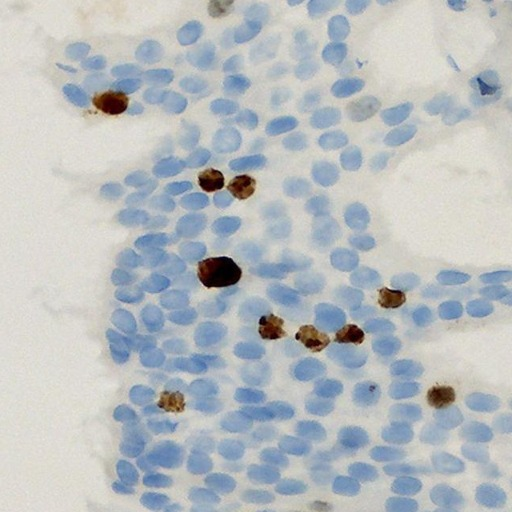
#> input picture app/desktop/assets/sample_field.jpg, 512 x 512 px
$ python -i dedup.py   (imports and definitions only)
#> lines starting #> are read from the running program, lines starting #| are printed output that depends on the picture
"""Simple field de-duplication: skip a new dwell frame that overlaps a counted one by > 50%.

Phase correlation on small grey thumbnails gives candidate translations between two
frames (zero-padded, so large shifts do not wrap); each candidate is checked by normalised
cross-correlation (NCC) over the overlapping area and the best one wins. With the frame
size the shift gives the overlap fraction. Low NCC means the frames share no content,
so they are treated as non-overlapping.
Full mosaicking (Feature 5) replaces this later.
"""
from __future__ import annotations

from dataclasses import dataclass

import cv2
import numpy as np

THUMB = 256          # longest side of the thumbnail used for registration
MIN_RESPONSE = 0.5   # NCC over the overlap below this = unrelated fields (tests/test_ihc.py, test_mitosis.py)
MIN_AREA = 0.05      # ignore candidate shifts leaving < 5% overlap (NCC unreliable)


def thumbnail(frame_rgb: np.ndarray) -> np.ndarray:
    h, w = frame_rgb.shape[:2]
#> h = 512; w = 512
    s = THUMB / max(h, w)
#> s = 0.5
    g = cv2.cvtColor(cv2.resize(frame_rgb, (round(w * s), round(h * s)), interpolation=cv2.INTER_AREA),
                     cv2.COLOR_RGB2GRAY).astype(np.float32)
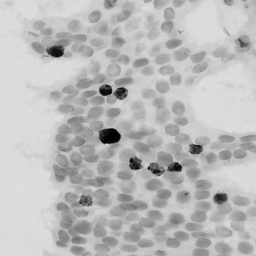
#> g: shape (256, 256) float32; min 0, max 226, mean 187.4
    g = cv2.GaussianBlur(g, (0, 0), 1.0)
    # remove illumination: vignetting / the dark eyepiece circle of camera photos is identical in
    # every frame and would otherwise make unrelated fields look like the same field
    g = g - cv2.GaussianBlur(g, (0, 0), 8.0)
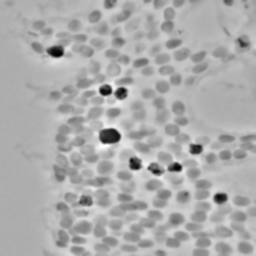
#> g: shape (256, 256) float32; min -125.8, max 59.57, mean 0; drawn with min black and max white
    return (g - g.mean()) / (g.std() + 1e-6)


@dataclass
class Overlap:
    index: int          # which previous field
    fraction: float     # overlapping area / frame area
    shift: tuple        # (dx, dy) in thumbnail pixels
    response: float     # NCC over the overlap


# [36 lines left out: functions register, overlap, not called in this run]


class FieldDeduplicator:
    def __init__(self, max_overlap: float = 0.5):
        self.max_overlap = max_overlap
        self.thumbs: list[np.ndarray] = []

    # [9 lines left out: function check, not called in this run]

    def add(self, frame_rgb: np.ndarray):
        self.thumbs.append(thumbnail(frame_rgb))

    def remove(self, index: int):
        self.thumbs.pop(index)

>>> import cv2
>>> picture = cv2.cvtColor(cv2.imread('../../app/desktop/assets/sample_field.jpg'), cv2.COLOR_BGR2RGB)
>>> result = thumbnail(picture)
